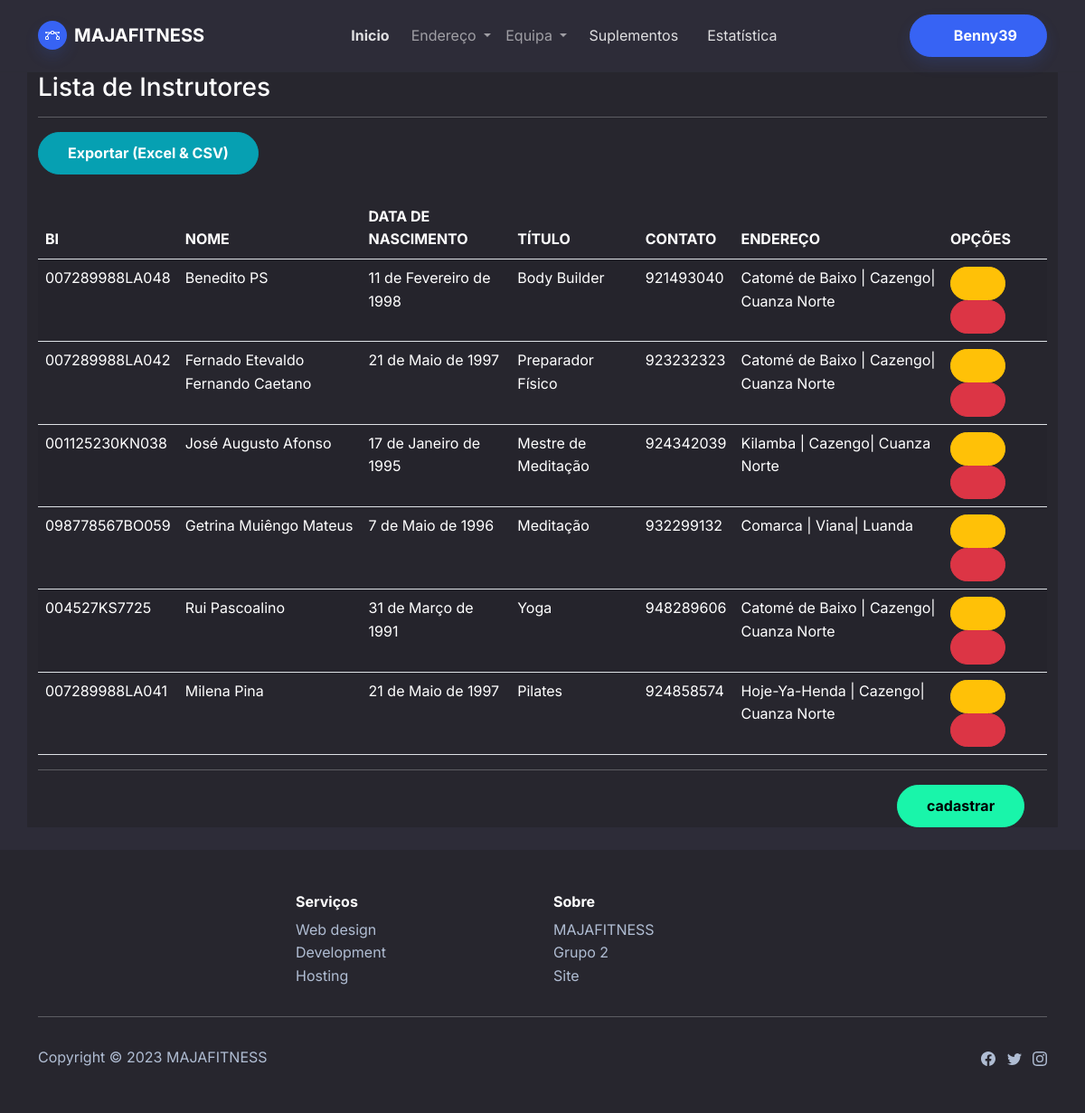
The page /listar/instrutor (signed in) on the database its author committed.
### cadastros/models.py (models this page shows, shortened)
class Instrutor(models.Model):
    nome = models.CharField(max_length=100)
    bi = models.CharField(max_length=14,unique=True)
    data_nascimento = models.DateField(verbose_name="Data de Nascimento")
    titulo = models.CharField(max_length=50)
    contato1 = models.DecimalField(max_digits=9, decimal_places=0,verbose_name="Contato Príncipal")
    contato2 = models.DecimalField(max_digits=9, decimal_places=0,verbose_name="Contato Alternatico")
    endereco = models.ForeignKey(Bairro, on_delete = models.PROTECT)

class Bairro(models.Model):
    nome = models.CharField(max_length=100)
    municipio = models.ForeignKey(Municipio, on_delete = models.PROTECT, verbose_name="Município")
    def __str__(self):
        return f"{self.nome} | {self.municipio}"

class Municipio(models.Model):
    nome = models.CharField(max_length=100)
    provincia = models.ForeignKey(Provincia, on_delete = models.PROTECT, verbose_name="Província")
    def __str__(self):
        return f"{self.nome}| {self.provincia}"

class Provincia(models.Model):
    nome = models.CharField(max_length=100, unique=True)
    def __str__(self):
        return f"{self.nome}"

### cadastros/views.py (the view)
# urls.py: path("listar/instrutor", InstrutorListar.as_view(), name="listar-instrutor"),
class InstrutorListar(GroupRequiredMixin, LoginRequiredMixin, ListView):
    model = Instrutor
    template_name="listarInstrutor.html"
    group_required = u"admin"
    def get_context_data(self, *args, **kwargs):
        context = super().get_context_data(*args, **kwargs)
        context["titulo"] = "Lista de Instrutores"
        return context

### cadastros/templates/listarInstrutor.html (shortened to what this page needs)
{% extends 'index.html' %}
{% load static %}
{% load crispy_forms_tags %}
{% block conteudo %}
<div class="container bg-dark">
    <h3 class="title">{{ titulo }}</h3>
    <hr>
    <a href="{% url 'instrutor' %}" type="button" class="btn btn-info">
        Exportar (Excel & CSV)
    </a>
    <br>
    <br>
        <table class="table table-striped table-hover table-condesed" id="tabela">
            <thead>
                <tr>
                    <th>BI</th>
                    <th>NOME</th>
                    <th>DATA DE NASCIMENTO</th>
                    <th>TÍTULO</th>
                    <th>CONTATO</th>
                    <th>ENDEREÇO</th>
                    <th>OPÇÕES</th>
                </tr>
            </thead>
            <tbody>
                {% for Instrutor in object_list %}
                <tr>
                    <td>{{ Instrutor.bi }}</td>
                    <td>{{ Instrutor.nome }}</td>
                    <td>{{ Instrutor.data_nascimento }}</td>
                    <td>{{ Instrutor.titulo }}</td>
                    <td>{{ Instrutor.contato1 }}</td>
                    <td>{{ Instrutor.endereco }}</td>
                    <td>
                        <a href="{% url 'editar-instrutor' Instrutor.pk %}" class="btn btn-warning btn-sm" data-toggle="tooltip" title="Editar">
                            <i class="fa fa-edit"></i>
                        </a>
                        <a href="{% url 'excluir-instrutor' Instrutor.pk %}" class="btn btn-danger btn-sm" data-toggle="tooltip" title="Excluir">
                            <i class="fa fa-trash"></i>
                        </a>
                    </td>
                </tr>
                {% empty %}
                <tr>
                    <td>
                        Sem conteúdo.
                    </td>
                </tr>
                {% endfor %}
            </tbody>
        </table>
        <hr>
        <div class="row">
            <div class="col-md-4">
            </div>
            <div class="col-md-6">
            </div>
            <div class="col-md-2">
                <a href="{% url 'cadastrar-instrutor' %}" type="button" class="btn btn-success">
                    cadastrar
                </a>
            </div>
        </div>
</div>
<br>
{% endblock %}

### paginas/templates/index.html (shortened to what this page needs)
{% load static %}
<!DOCTYPE html>
<html lang="pt-br">
<head>
    <link rel="stylesheet" href="{% static 'assets/bootstrap/css/bootstrap.min.css' %}">
    <link rel="stylesheet" href="{% static 'fontawesome/css/all.css' %}">
    <link rel="stylesheet" href="{% static 'DataTables/datatables.min.css' %}">
    <link rel="stylesheet" href="{% static 'estilo.css' %}">
</head>
<body style="/*background: url(&quot;design.jpg&quot;);*/background-position: 0 -60px;">
{% block nav %}
{% if request.user.is_authenticated %}
    <nav class="navbar navbar-dark navbar-expand-md sticky-top navbar-shrink py-3" id="mainNav">
        <div class="container"><a class="navbar-brand d-flex align-items-center" href="/"><span class="bs-icon-sm bs-icon-circle bs-icon-primary shadow d-flex justify-content-center align-items-center me-2 bs-icon">
                    </span><span>MAJAFITNESS</span></a>
            <div class="collapse navbar-collapse" id="navcol-1">
                <ul class="navbar-nav mx-auto">
                    <li class="nav-item"><a class="nav-link active" href="{% url 'index' %}">Inicio</a></li>
                    <div class="dropdown">
                        <li class="nav-item" href="#" data-bs-toggle="dropdown">
                            <a href="#" class="nav-link dropdown-toggle">
                                 Endereço
                            </a>
                        </li>
                    </div>
                    <div class="dropdown">
                        <li class="nav-item" href="#" data-bs-toggle="dropdown">
                            <a href="#" class="nav-link dropdown-toggle">
                                 Equipa
                            </a>
                        </li>
                    </div>
                    <li class="nav-item"><a class="nav-link" href="{% url 'suplemento' %}">Suplementos</a></li>
                    <li class="nav-item"><a class="nav-link" href="{% url 'estatistica' %}">Estatística</a></li>
                </ul><a class="btn btn-primary shadow" role="button" href="{% url 'logout' %}"><i class="fa fa-user"></i> {{ request.user }}</a>
            </div>
        </div>
    </nav>
{% endif %}
{% endblock %}
{% block conteudo %}{% endblock %}
{% block footer %}
    <footer class="bg-dark">
        <div class="container py-4 py-lg-5">
            <div class="row justify-content-center">
                <div class="col-sm-4 col-md-3 text-center text-lg-start d-flex flex-column item">
                    <h3 class="fs-6 fw-bold">Serviços</h3>
                    <ul class="list-unstyled">
                        <li><a href="#">Web design</a></li>
                        <li><a href="#">Development</a></li>
                        <li><a href="#">Hosting</a></li>
                    </ul>
                </div>
                <div class="col-sm-4 col-md-3 text-center text-lg-start d-flex flex-column item">
                    <h3 class="fs-6 fw-bold">Sobre</h3>
                    <ul class="list-unstyled">
                        <li><a href="#">MAJAFITNESS</a></li>
                        <li><a href="#">Grupo 2</a></li>
                        <li><a href="#">Site</a></li>
                    </ul>
                </div>
            </div>
            <hr>
            <div class="text-muted d-flex justify-content-between align-items-center pt-3">
                <p class="mb-0">Copyright © 2023 MAJAFITNESS</p>
                <ul class="list-inline mb-0">
                    <li class="list-inline-item"></li>
                    <li class="list-inline-item"></li>
                    <li class="list-inline-item"></li>
                </ul>
            </div>
        </div>
    </footer>
{% endblock %}
</body>
</html>

### rows shown on the page
Instrutor: bi "007289988LA048", nome "Benedito PS", data_nascimento "11 de Fevereiro de 1998", titulo "Body Builder", contato1 "921493040", endereco "Catomé de Baixo | Cazengo| Cuanza Norte"
Instrutor: bi "007289988LA042", nome "Fernado Etevaldo Fernando Caetano", data_nascimento "21 de Maio de 1997", titulo "Preparador Físico", contato1 "923232323", endereco "Catomé de Baixo | Cazengo| Cuanza Norte"
Instrutor: bi "001125230KN038", nome "José Augusto Afonso", data_nascimento "17 de Janeiro de 1995", titulo "Mestre de Meditação", contato1 "924342039", endereco "Kilamba | Cazengo| Cuanza Norte"
Instrutor: bi "098778567BO059", nome "Getrina Muiêngo Mateus", data_nascimento "7 de Maio de 1996", titulo "Meditação", contato1 "932299132", endereco "Comarca | Viana| Luanda"
Instrutor: bi "004527KS7725", nome "Rui Pascoalino", data_nascimento "31 de Março de 1991", titulo "Yoga", contato1 "948289606", endereco "Catomé de Baixo | Cazengo| Cuanza Norte"
Instrutor: bi "007289988LA041", nome "Milena Pina", data_nascimento "21 de Maio de 1997", titulo "Pilates", contato1 "924858574", endereco "Hoje-Ya-Henda | Cazengo| Cuanza Norte"

### other values the page prints
{{ request.user }} "Benny39"
{{ titulo }} "Lista de Instrutores"
